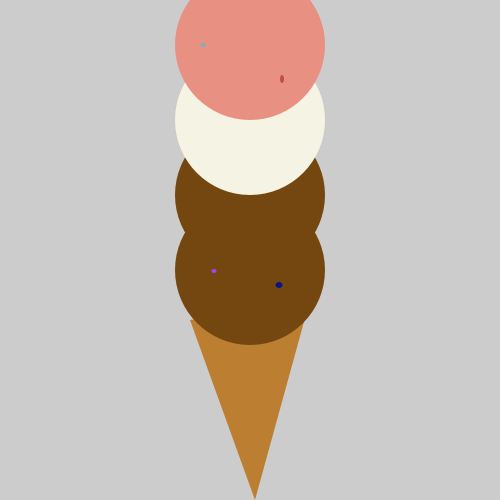
Frame 1 (no input)
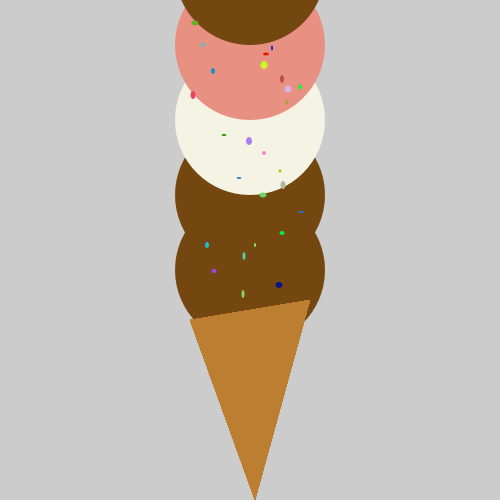
Frame 60 (the mouse pressed at the canvas centre just before this capture)
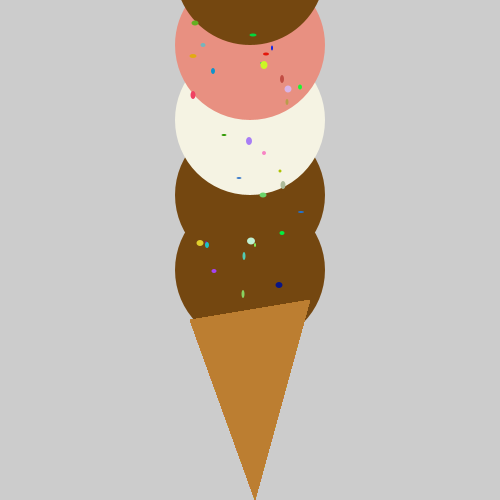
Frame 120 (the mouse held since frame 60 and released just before this capture)

The Processing sketch that drew these frames (run headless with seeded random() and noise(); from frame 60 on, the mouse is pressed at the canvas centre):

// Processing sketch: ice_cream_shop
// ── ice_cream_shop.pde
/*** When you are done, this program will draw an ice cream cone with 
     scoops of ice cream, sprinkles, and a cherry on top.
***/

void setup(){

     size(500,500);
     
     // Call the makeIceCreamCone() method below to draw the cone for your ice cream

     // Use the addScoop method below to add as many scoops of ice cream as you want
     // Choose a different flavor for each scoop

     // Use the method provided to add some sprinkles to your ice cream

     // Write code to add a cherry to the top of your ice cream. Hint: ellipse

}

/***********  These are methods for you to use. DON'T CHANGE CODE BELOW THIS LINE !!!   *****************/


//Icecream recipe
int SCOOPSIZE = 150;
int scoops = 0;
int coneY = 320;
void draw() {
  makeIceCreamCone();
  addScoop("chocolate");
  addScoop("chocolate");
  addScoop("Vanilla");
  addScoop("Strawberry"); 
addSprinkle(7);
}
void makeIceCreamCone(){
     noStroke();
     fill(188,126,49);
     triangle(190,320,310,300,255,500);
}


void addScoop(String flavor){
     noStroke();
     if(flavor.equalsIgnoreCase("chocolate")){
         fill(116,71,16);
     }
     else if(flavor.equalsIgnoreCase("Strawberry")){
         fill( 232 ,144,129);
     }
     else if(flavor.equalsIgnoreCase("Vanilla")){
         fill(245, 243, 227);
     } else{
         println("ERROR: We don't have the flavor "+ flavor); 
         return;
     }
     ellipse(width/2,coneY - 50 - (SCOOPSIZE*scoops)/2,SCOOPSIZE,SCOOPSIZE);
     scoops++;
}


void addSprinkle(int numberOfSprinkles){
    for(int i = 0; i < numberOfSprinkles; i++){
         fill(random(256),random(256),random(256));
         int minX = width/2-SCOOPSIZE/2 + 10;
         int maxX = SCOOPSIZE/3 +width/2 +10;
         int minY = coneY-((SCOOPSIZE)*scoops)/2-40;
         int maxY = coneY;
         int sprinkleAreaX = (int)random(minX, maxX);
         int sprinkleAreaY = (int)random(minY, maxY);
         int sprinkleWidth = (int)random(2,9);
         int sprinkleHeight = (int)random(2,9);
         ellipse(sprinkleAreaX,sprinkleAreaY,sprinkleHeight,sprinkleWidth);
     }
}
